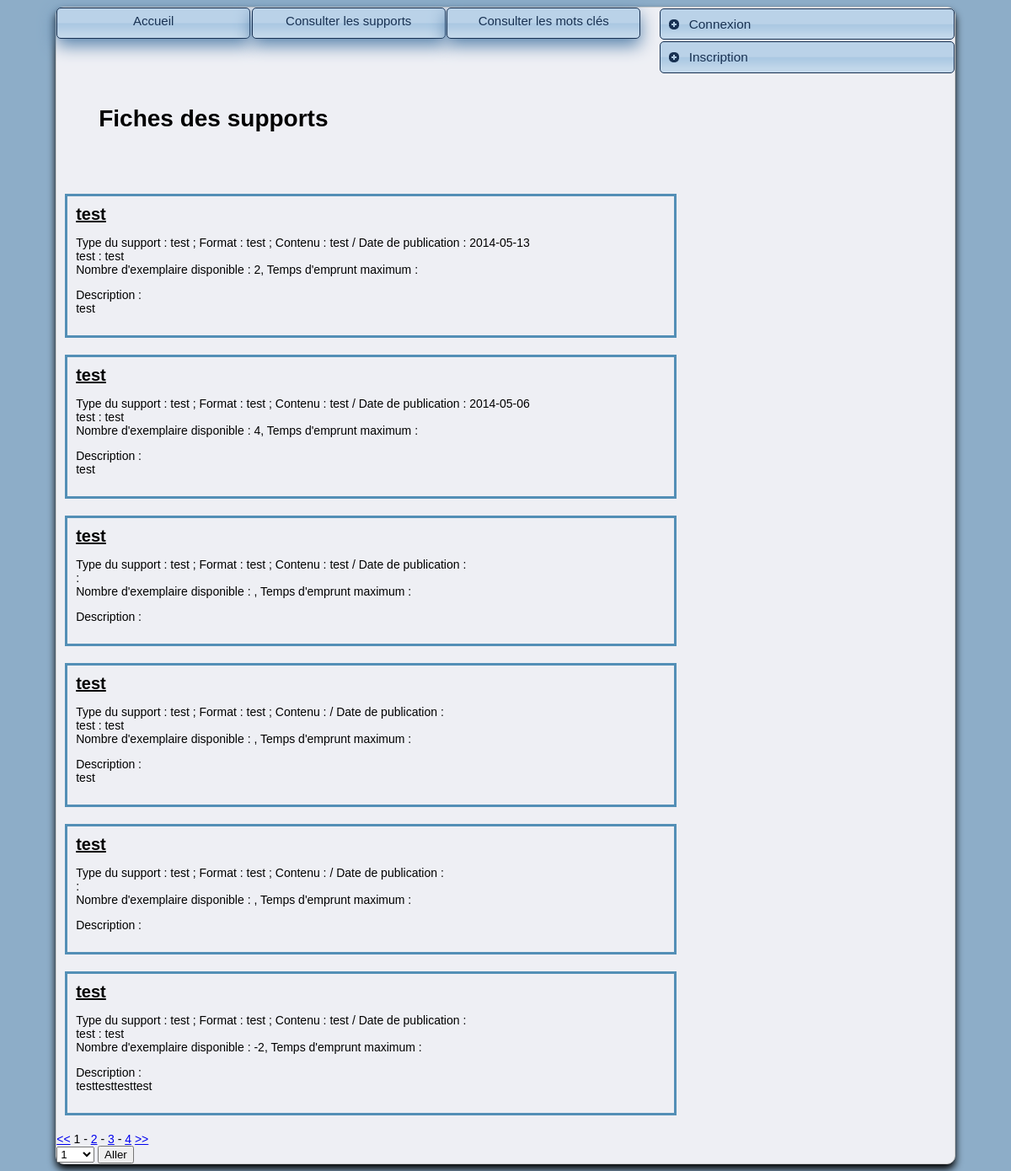
Page /index.php?page0=consul_support on the earlier database version.
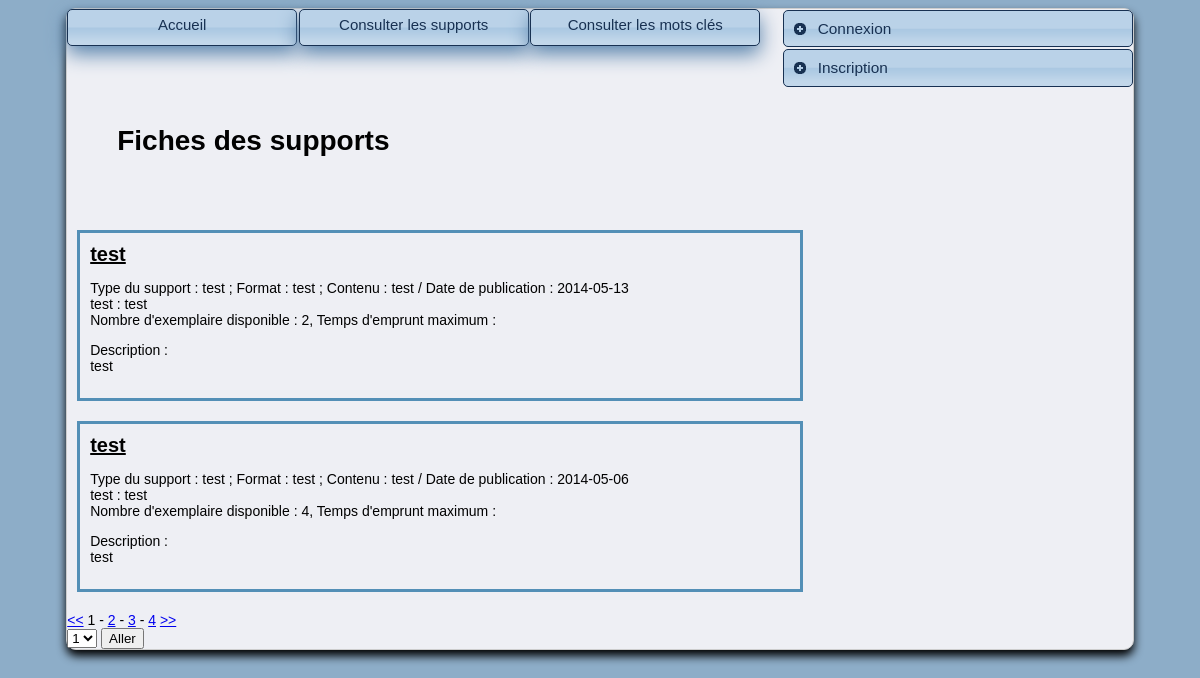
Same page on the later database version.
### tables this page shows
CREATE TABLE IF NOT EXISTS `support` (
  `id_support` int(11) NOT NULL AUTO_INCREMENT,
  `titre_support` varchar(100) DEFAULT NULL,
  `type_support` varchar(50) DEFAULT NULL,
  `type_format` varchar(50) DEFAULT NULL,
  `type_contenu` varchar(50) DEFAULT NULL,
  `date_publication` date DEFAULT NULL,
  `createur_support` varchar(100) DEFAULT NULL,
  `type_createur` varchar(15) DEFAULT NULL,
  `description_support` text,
  `nbExemplaire` int(3) DEFAULT NULL,
  `nbExemplaireDispo` int(5) DEFAULT NULL,
  `nb_consultation` int(10) DEFAULT NULL,
  `tps_emprunt_max` int(2) DEFAULT NULL,
  PRIMARY KEY (`id_support`)
);

### controleurs/consul_support.php (called while the page is built, shortened)
<?php
require_once('modeles/support.class.php');
include('vues/consul_support.php');
?>

### modeles/support.class.php (the view, shortened to what this page needs)
<?php
class Support{
    public static function supportPage($numPage){
        $sql = "SELECT * from support LIMIT " . $numPage * 6 . ", 6";
        $bdd = connect();
        $requete = $bdd->query($sql);
        while($value = $requete -> fetch(PDO::FETCH_ASSOC)){
            echo "<div class=\"fiche_support\">"
            . "<div class=\"titre_fiche\">".$value['titre_support']."</div>"
            . "<p>Type du support : ".$value['type_support']." ; "
            . "Format : ".$value['type_format']." ; "
            . "Contenu : ".$value['type_contenu']." / "
            . "Date de publication : ".$value['date_publication']."<br>"
            . "".$value['type_createur']." : ".$value['createur_support']."<br>"
            . "Nombre d'exemplaire disponible : ".$value['nbExemplaireDispo'].", "
            . "Temps d'emprunt maximum : ".$value['tps_emprunt_max']."</p>"
            . "<p>Description :<br>".$value['description_support']."</p></div>";
        }
    }
    public static function nombreSupport(){
        $sql = "SELECT COUNT(*) AS nbSupport FROM support";
        $bdd = connect();
        $requete = $bdd->query($sql);
       $value = $requete -> fetch(PDO::FETCH_ASSOC);
       return $value["nbSupport"];
    }
}
?>

### vues/consul_support.php (shortened to what this page needs)
<?php include("vues/connexion.php") ?>
<div id="zone_de_texte">
    <?php include("vues/menu/menu.php"); ?>
    <br>
    <div class="titre_partie"><h1>Fiches des supports</h1></div>
    <div id="support-wrapper">
	    <?php
            $nbPage = ceil(Support::nombreSupport() / 6);
    		if(!isset($_GET["page"]) || $_GET["page"] < 1 || $_GET["page"] > $nbPage){
    			Support::supportPage(0);
    		}
    		else{
                    Support::supportPage($_GET["page"] - 1);
    		}
    	?>
        <div class="nav-page">
            <a title="Première page" href="http://localhost/appMediatheque/index.php?page0=consul_support&page=1"><<</a>
            <?php
                if(!isset($_GET["page"]) || $_GET["page"] < 1 || $_GET["page"] > $nbPage){
                    echo " " . 1 . " ";
                    for ($i = 2; $i < 5; $i++) {
                        echo '- <a title="Première page" href="http://localhost/appMediatheque/index.php?page0=consul_support&page=' . $i . '">' . $i . '</a> ';
                    }
    		}
            ?>
            <a title="Dernière page" href="http://localhost/appMediatheque/index.php?page0=consul_support&page=<?php echo $nbPage?>">>></a>
            <form  method="get" action="#" >
                <select name="page">
                <?php
                    for ($i=1; $i <= $nbPage; $i++) {
                        if ($i == $_GET["page"]) {
                            echo "<option selected value=".$i.">".$i."</option>";
                        }
                        else {
                            echo "<option value=".$i.">".$i."</option>";
                        }
                    }
                ?>
                </select>
                <input type="submit" value="Aller"/>
            </form>
        </div>
    </div>
</div>

Differences in the rows shown:
removed support: titre_support "test", type_support "test", type_format "test", type_contenu "test"
removed support: titre_support "test", type_support "test", type_format "test", type_createur "test", createur_support "test", description_support "test"
removed support: titre_support "test", type_support "test", type_format "test"
removed support: titre_support "test", type_support "test", type_format "test", type_contenu "test", type_createur "test", createur_support "test", nbExemplaireDispo "-2", description_support "testtesttesttest"
